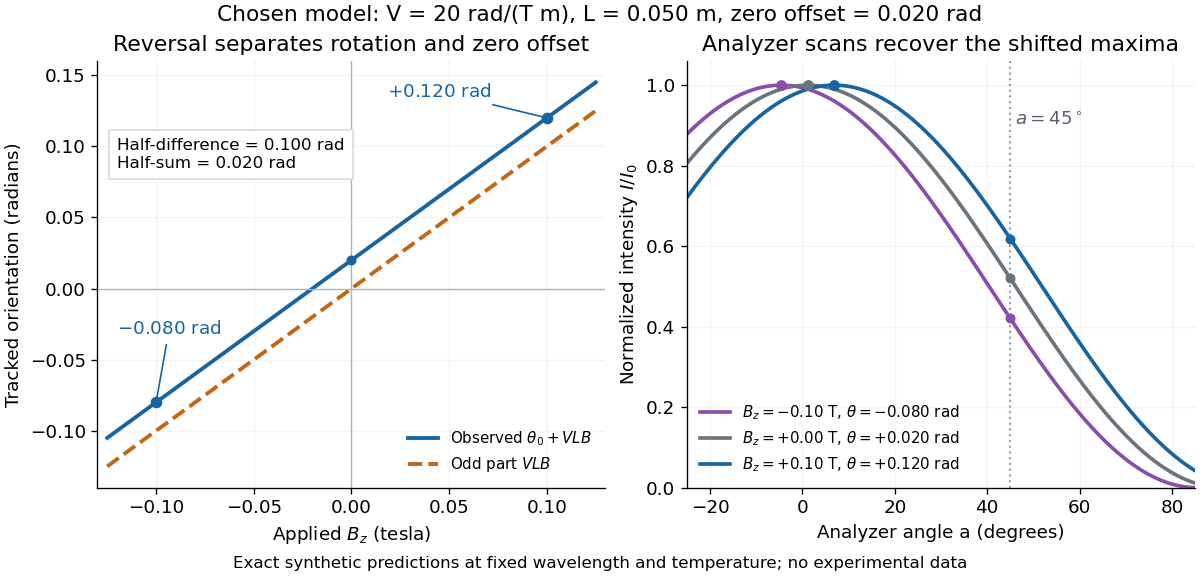

Source code (Python):
"""Show exact synthetic field-reversal and analyzer-readout calculations.

Tested with Python 3.14, NumPy 2.3.5, Matplotlib 3.10.7.
Run from _media; writes an opaque PNG into the current directory.
"""
from pathlib import Path

import matplotlib.pyplot as plt
import numpy as np

plt.rcParams.update({"font.size": 11, "axes.spines.top": False,
                     "axes.spines.right": False, "figure.facecolor": "white",
                     "axes.facecolor": "white", "savefig.facecolor": "white"})
verdet, length, offset = 20.0, 0.050, 0.020
blue, orange, gray = "#1764a0", "#c36513", "#6b737b"
fig, axes = plt.subplots(1, 2, figsize=(10, 4.8), layout="constrained")
ax = axes[0]
field = np.linspace(-0.125, 0.125, 300)
ax.plot(field, offset + verdet * length * field, color=blue, lw=2.3,
        label=r"Observed $\theta_0+VLB$")
ax.plot(field, verdet * length * field, color=orange, lw=2.3,
        ls="--", label=r"Odd part $VLB$")
ax.axhline(0, color="#aab2bb", lw=0.8)
ax.axvline(0, color="#aab2bb", lw=0.8)
for b, text, xytext in [(-0.10, r"$-0.080$ rad", (-0.12, -0.032)),
                        (0.10, r"$+0.120$ rad", (0.018, 0.135))]:
    angle = offset + verdet * length * b
    ax.scatter([b], [angle], color=blue, zorder=4)
    ax.annotate(text, xy=(b, angle), xytext=xytext, color=blue,
                arrowprops={"arrowstyle": "-", "color": blue})
ax.scatter([0], [offset], color=blue, s=25, zorder=4)
ax.text(-0.12, 0.085, "Half-difference = 0.100 rad\nHalf-sum = 0.020 rad", fontsize=10,
        bbox={"facecolor": "white", "edgecolor": "#d6dce1", "pad": 5})
ax.set(xlim=(-0.13, 0.13), ylim=(-0.14, 0.16),
       xlabel=r"Applied $B_z$ (tesla)", ylabel="Tracked orientation (radians)",
       title="Reversal separates rotation and zero offset")
ax.legend(loc="lower right", fontsize=9, frameon=False)
ax.grid(alpha=0.15)
ax = axes[1]
angle_deg = np.linspace(-25, 85, 1000)
for b, color in [(-0.10, purple := "#8b4dab"), (0, gray), (0.10, blue)]:
    theta = offset + verdet * length * b
    intensity = np.cos(np.deg2rad(angle_deg) - theta) ** 2
    ax.plot(angle_deg, intensity, color=color, lw=2.2,
            label=rf"$B_z={b:+.2f}$ T, " + rf"$\theta={theta:+.3f}$ rad")
    ax.scatter([np.rad2deg(theta)], [1], color=color, s=30, zorder=4)
    ax.scatter([45], [np.cos(np.pi / 4 - theta) ** 2], color=color, s=25, zorder=4)
ax.axvline(45, color="#98a2ac", ls=":", lw=1.3)
ax.text(46, 0.90, r"$a=45^\circ$", color="#58616b")
ax.set(xlim=(-25, 85), ylim=(0, 1.06), xlabel="Analyzer angle a (degrees)",
       ylabel=r"Normalized intensity $I/I_0$", title="Analyzer scans recover the shifted maxima")
ax.legend(loc="lower left", fontsize=9, frameon=False)
ax.grid(alpha=0.15)
fig.suptitle("Chosen model: V = 20 rad/(T m), L = 0.050 m, zero offset = 0.020 rad",
             fontsize=13)
fig.supxlabel("Exact synthetic predictions at fixed wavelength and temperature; no experimental data",
               fontsize=10)
fig.savefig(Path(__file__).stem + ".png", dpi=120, transparent=False)
